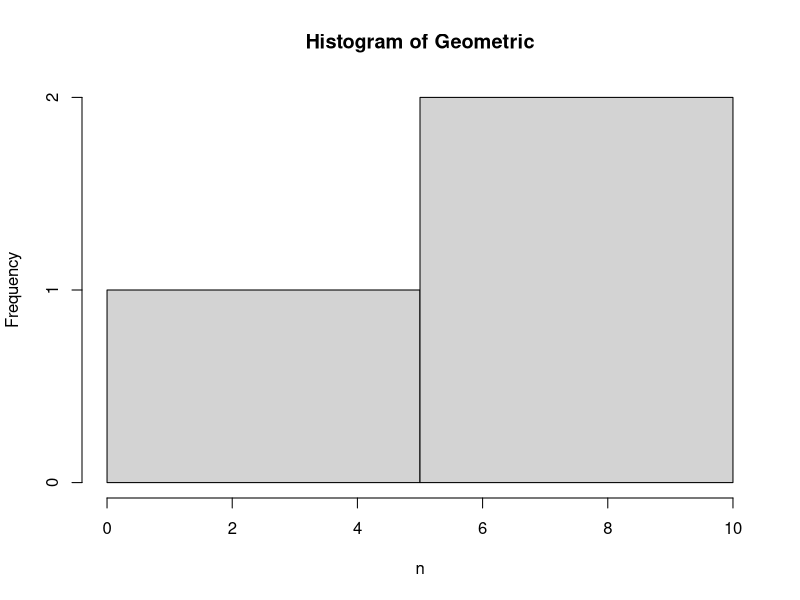

Source code (R):
#A
p = 0.20
n = 3
dgeom(x = n, prob = p)

#B
mean(rgeom(n = 10000, prob = p) == 3)

#C

#D
hist(rgeom(n,p),main="Histogram of Geometric",xlab="n")

#E
p = 0.2
mean = 1/p
mean
var = (1-p)/p^2
var
